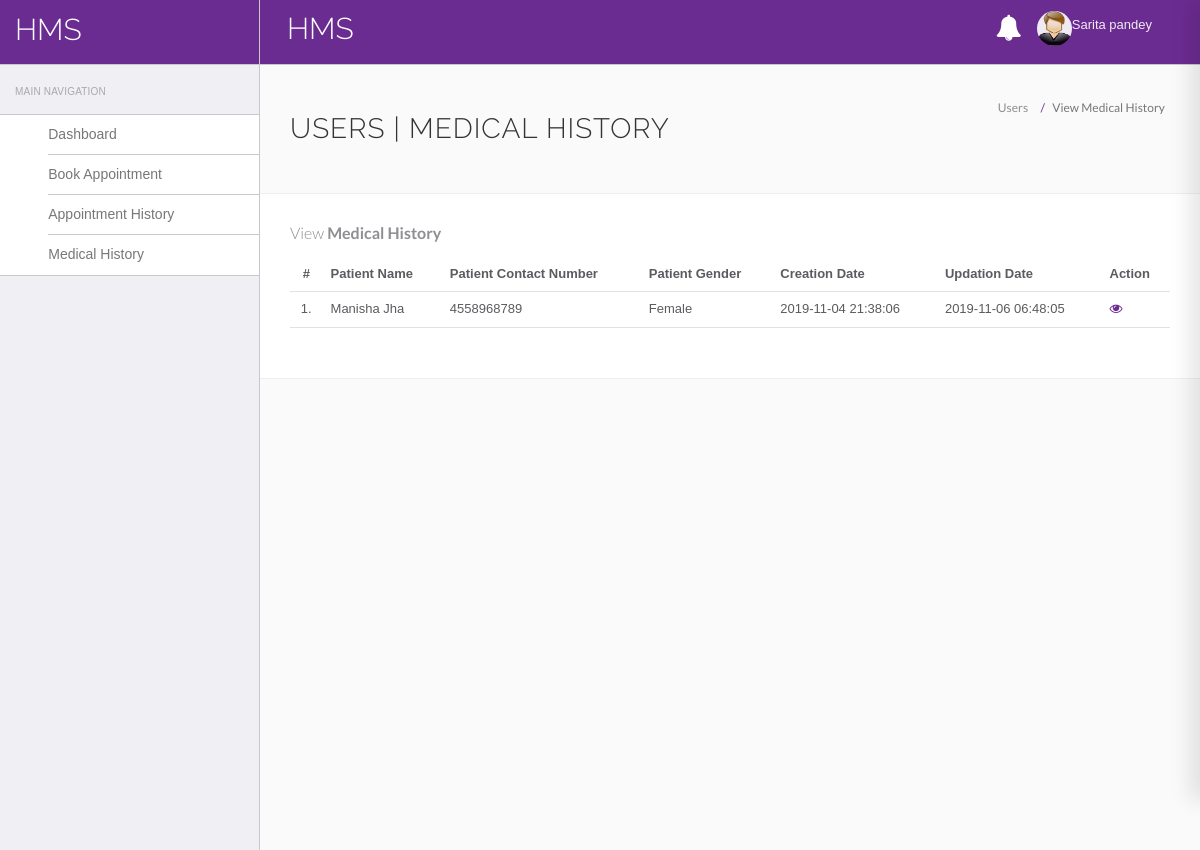
The page /hms/manage-medhistory.php (signed in) on the database its author committed.
### tables this page shows
CREATE TABLE `users` (
  `id` int(11) NOT NULL,
  `fullName` varchar(255) DEFAULT NULL,
  `address` longtext DEFAULT NULL,
  `city` varchar(255) DEFAULT NULL,
  `gender` varchar(255) DEFAULT NULL,
  `email` varchar(255) DEFAULT NULL,
  `password` varchar(255) DEFAULT NULL,
  `regDate` timestamp NULL DEFAULT current_timestamp(),
  `updationDate` timestamp NULL DEFAULT NULL ON UPDATE current_timestamp()
);

CREATE TABLE `tblpatient` (
  `ID` int(10) NOT NULL,
  `Docid` int(10) DEFAULT NULL,
  `PatientName` varchar(200) DEFAULT NULL,
  `PatientContno` bigint(10) DEFAULT NULL,
  `PatientEmail` varchar(200) DEFAULT NULL,
  `PatientGender` varchar(50) DEFAULT NULL,
  `PatientAdd` mediumtext DEFAULT NULL,
  `PatientAge` int(10) DEFAULT NULL,
  `PatientMedhis` mediumtext DEFAULT NULL,
  `CreationDate` timestamp NULL DEFAULT current_timestamp(),
  `UpdationDate` timestamp NULL DEFAULT NULL ON UPDATE current_timestamp()
);

### hms/manage-medhistory.php (the view, shortened to what this page needs)
<?php
include('include/config.php');
?>
<!DOCTYPE html>
<html lang="en">
	<head>
		<link rel="stylesheet" href="vendor/bootstrap/css/bootstrap.min.css">
		<link rel="stylesheet" href="vendor/fontawesome/css/font-awesome.min.css">
		<link rel="stylesheet" href="vendor/themify-icons/themify-icons.min.css">
		<link href="vendor/animate.css/animate.min.css" rel="stylesheet" media="screen">
		<link href="vendor/perfect-scrollbar/perfect-scrollbar.min.css" rel="stylesheet" media="screen">
		<link href="vendor/switchery/switchery.min.css" rel="stylesheet" media="screen">
		<link href="vendor/bootstrap-touchspin/jquery.bootstrap-touchspin.min.css" rel="stylesheet" media="screen">
		<link href="vendor/select2/select2.min.css" rel="stylesheet" media="screen">
		<link href="vendor/bootstrap-datepicker/bootstrap-datepicker3.standalone.min.css" rel="stylesheet" media="screen">
		<link href="vendor/bootstrap-timepicker/bootstrap-timepicker.min.css" rel="stylesheet" media="screen">
		<link rel="stylesheet" href="assets/css/styles.css">
		<link rel="stylesheet" href="assets/css/plugins.css">
		<link rel="stylesheet" href="assets/css/themes/theme-1.css" id="skin_color" />
	</head>
	<body>
		<div id="app">
<?php include('include/sidebar.php');?>
<div class="app-content">
<?php include('include/header.php');?>
<div class="main-content" >
<div class="wrap-content container" id="container">
<section id="page-title">
<div class="row">
<div class="col-sm-8">
<h1 class="mainTitle">Users | Medical History</h1>
</div>
<ol class="breadcrumb">
<li>
<span>Users</span>
</li>
<li class="active">
<span>View Medical History</span>
</li>
</ol>
</div>
</section>
<div class="container-fluid container-fullw bg-white">
<div class="row">
<div class="col-md-12">
<h5 class="over-title margin-bottom-15">View <span class="text-bold">Medical History</span></h5>
<table class="table table-hover" id="sample-table-1">
<thead>
<tr>
<th class="center">#</th>
<th>Patient Name</th>
<th>Patient Contact Number</th>
<th>Patient Gender </th>
<th>Creation Date </th>
<th>Updation Date </th>
<th>Action</th>
</tr>
</thead>
<tbody>
<?php
$uid=$_SESSION['id'];
$sql=mysqli_query($con,"select tblpatient.* from tblpatient join users on users.email=tblpatient.PatientEmail where users.id='$uid'");
$cnt=1;
while($row=mysqli_fetch_array($sql))
{
?>
<tr>
<td class="center"><?php echo $cnt;?>.</td>
<td class="hidden-xs"><?php echo $row['PatientName'];?></td>
<td><?php echo $row['PatientContno'];?></td>
<td><?php echo $row['PatientGender'];?></td>
<td><?php echo $row['CreationDate'];?></td>
<td><?php echo $row['UpdationDate'];?>
</td>
<td>
<a href="view-medhistory.php?viewid=<?php echo $row['ID'];?>"><i class="fa fa-eye"></i></a>
</td>
</tr>
<?php
$cnt=$cnt+1;
 }?></tbody>
</table>
</div>
</div>
</div>
</div>
</div>
</div>
</div>
	<?php include('include/footer.php');?>
	</body>
</html>

### hms/include/header.php (shortened to what this page needs)
<header class="navbar navbar-default navbar-static-top">
  <div class="navbar-header">
    <a class="navbar-brand" href="#">
      <h2 style="padding-top:20% ">HMS</h2>
    </a>
    <a href="#" class="sidebar-toggler pull-right visible-md visible-lg" data-toggle-class="app-sidebar-closed"
      data-toggle-target="#app">
      <i class="ti-align-justify"></i>
    </a>
  </div>
  <div class="navbar-collapse collapse">
    <h2>HMS </h2>
    <ul class="nav navbar-right">
      <li class="nav-item mr-auto fa-2x" style="padding-top:5%;">
        <span onclick="showNotifications()"><i class="fa fa-bell"></i></span>
      </li>
      <li class="dropdown current-user">
        <a href class="dropdown-toggle" data-toggle="dropdown">
          <img src="assets/images/images.jpg"> <span class="username">
            <?php $query=mysqli_query($con,"select fullName from users where id='".$_SESSION['id']."'");
while($row=mysqli_fetch_array($query))
{
	echo $row['fullName'];
}
									?> <i class="ti-angle-down"></i></i></span>
        </a>
      </li>
    </ul>
  </div>
</header>

### hms/assets/css/themes/theme-1.css (style rules this page uses)
body { background: #fafafa; }
header .navbar-header { background: #6b2c91 !important; border-right-color: #c8c7cc !important; border-bottom-color: #c8c7cc !important; }
header .navbar-header .sidebar-toggler, header .navbar-header .sidebar-mobile-toggler { color: #fff !important; }
header .navbar-header .navbar-brand { color: #fff !important; }
header .navbar-collapse { background: #6b2c91 !important; border-bottom-color: #c8c7cc !important; box-shadow: none !important; }
header .navbar-collapse .navbar-right > li > a { color: #fff; }
header .navbar-collapse .navbar-right > li > a i { color: #fff !important; }
header .navbar-collapse h2 { display: inline-block; margin: 12px !important; vertical-align: middle; }

### rows shown on the page
users: fullName "Sarita pandey"
tblpatient: PatientName "Manisha Jha", PatientContno "4558968789", PatientGender "Female", CreationDate "2019-11-04 21:38:06", UpdationDate "2019-11-06 06:48:05"
